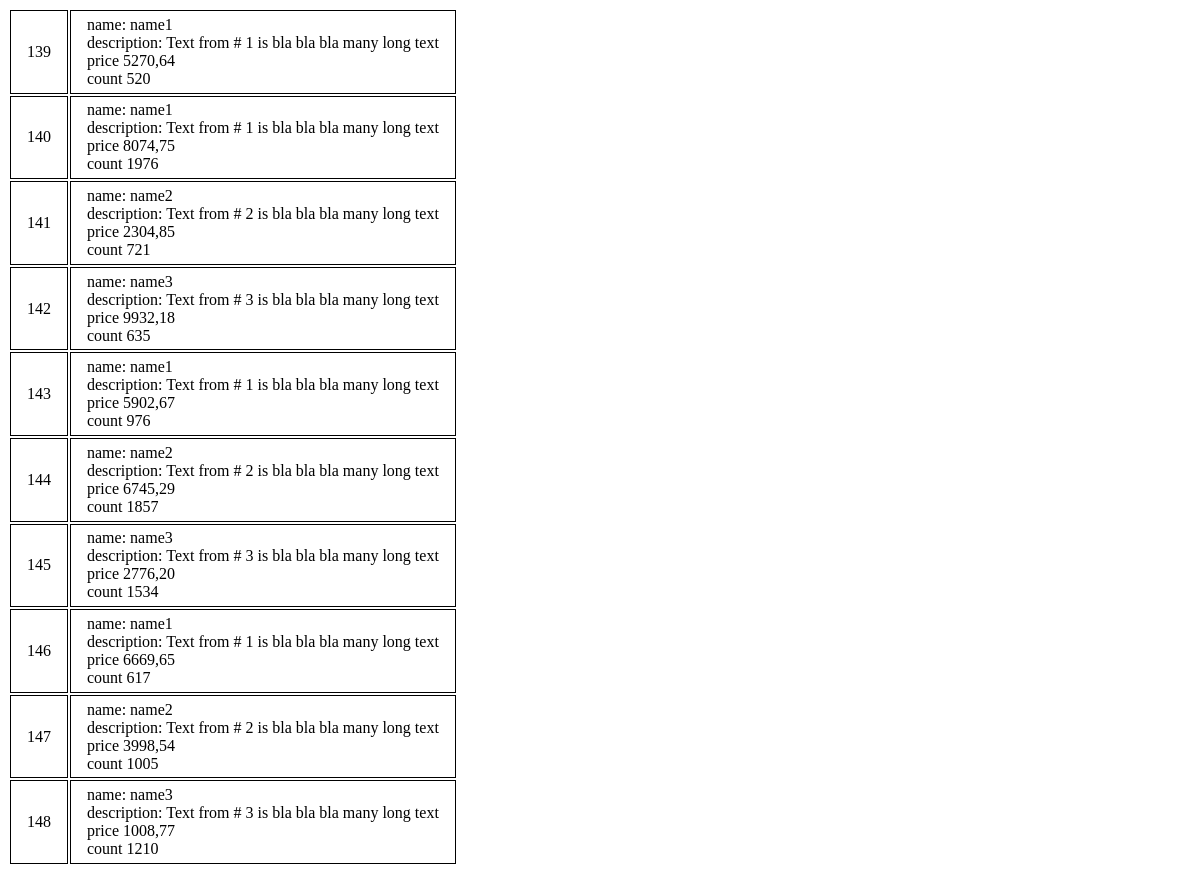
Before: /products/ with the older database file.
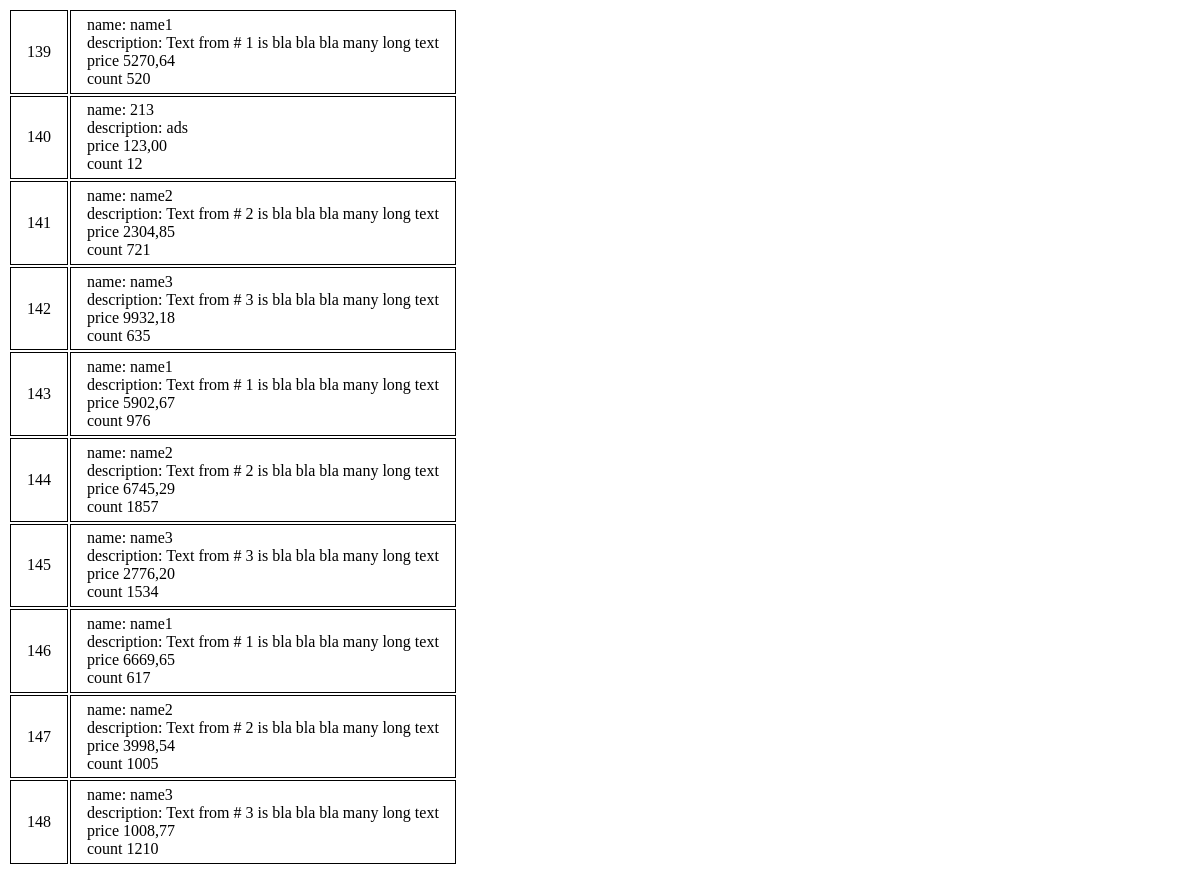
After: the same page with the newer database file.
### myapp/models.py (models this page shows)
class Product(models.Model):
    name = models.CharField(max_length=100)
    description = models.CharField(max_length=300)
    price = models.DecimalField(max_digits=8, decimal_places=2)
    count = models.IntegerField(default=0)
    date_add = models.DateField()
    image = models.ImageField(null=True, blank=True, upload_to='image/')

### myapp/views.py (the view)
# urls.py: path('products/', views.get_product, name='get_product'),
def get_product(request):
    products = Product.objects.filter()
    context = {
        'products': products,
    }
    return render(request, 'myapp/products.html', context=context)

### myapp/templates/myapp/products.html (shortened to what this page needs)
{% extends 'myapp/base.html' %}
{% block content %}
<table>
    {% for item in products %}
    <tr style="border: 1px solid black;">
        <td style="border: 1px solid black; padding: .3em 1em; ">
            {{ item.id }}
        </td>
        <td style="border: 1px solid black; padding: .3em 1em; ">
            name: {{ item.name }}<br>
            description: {{ item.description }}<br>
            price {{ item.price }}<br>
            count {{ item.count }}
        </td>
    </tr>
    {% endfor %}
</table>
{% endblock %}

### myapp/templates/myapp/base.html (shortened to what this page needs)
<!doctype html>
<html lang="en">
<head>
</head>
<body>
{% block content %}
{% endblock %}
</body>
</html>

Changed rows visible on the page:
changed Product id 140: name "name1" → "213"; description "Text from # 1 is bla bla bla many long text" → "ads"; price "8074,75" → "123,00"; count "1976" → "12"
